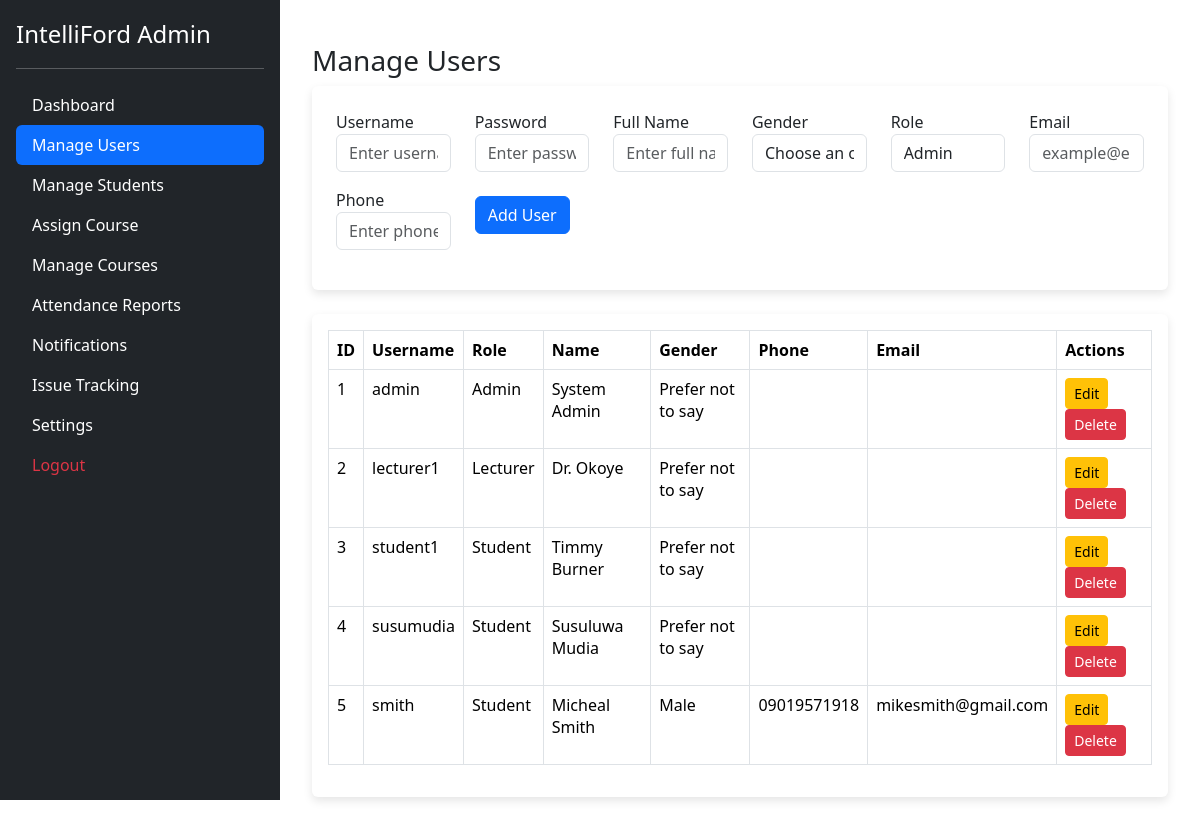
The page /admin/users.php (signed in) on the database its author committed.
### tables this page shows
CREATE TABLE `users` (
  `id` int(11) NOT NULL,
  `username` varchar(50) NOT NULL,
  `password` varchar(255) NOT NULL,
  `role` enum('admin','lecturer','student') NOT NULL,
  `full_name` varchar(100) DEFAULT NULL,
  `email` varchar(100) DEFAULT NULL,
  `created_at` timestamp NOT NULL DEFAULT current_timestamp(),
  `gender` varchar(10) DEFAULT NULL,
  `phone` varchar(20) DEFAULT NULL
);

### admin/users.php (the view, shortened to what this page needs)
<?php
include '../includes/sidebar.php';
$users = $conn->query("SELECT * FROM users");
?>
<!DOCTYPE html>
<html>
<head>
<link href="https://cdn.jsdelivr.net/npm/bootstrap@5.3.3/dist/css/bootstrap.min.css" rel="stylesheet">
</head>
<body>
<div class="container mt-4">
<h3>Manage Users</h3>
<div class="card p-4 mb-4">
<form method="POST">
<div class="row">
<div class="col-md-2">
<label>Username</label>
<input type="text" name="username" class="form-control" placeholder="Enter username" required>
</div>
<div class="col-md-2">
<label>Password</label>
<input type="password" name="password" class="form-control" placeholder="Enter password" required>
</div>
<div class="col-md-2">
<label>Full Name</label>
<input type="text" name="name" class="form-control" placeholder="Enter full name">
</div>
<div class="col-md-2">
<label>Gender</label>
<select name="gender" class="form-control">
<option value="" disabled selected>Choose an option</option>
</select>
</div>
<div class="col-md-2">
<label>Role</label>
<select name="role" class="form-control">
<option value="admin">Admin</option>
</select>
</div>
<div class="col-md-2">
<label>Email</label>
<input type="email" name="email" class="form-control" placeholder="example@email.com">
</div>
<div class="col-md-2 mt-3">
<label>Phone</label>
<input type="text" name="phone" class="form-control" placeholder="Enter phone number">
</div>
<div class="col-md-2 mt-4">
<button class="btn btn-primary" name="add_user">Add User</button>
</div>
</div>
</form>
</div>
<div class="card p-3">
<table class="table table-bordered">
<thead>
<tr>
<th>ID</th>
<th>Username</th>
<th>Role</th>
<th>Name</th>
<th>Gender</th>
<th>Phone</th>
<th>Email</th>
<th>Actions</th>
</tr>
</thead>
<tbody>
<?php while($row = $users->fetch_assoc()){ ?>
<tr>
<td><?= $row['id'] ?></td>
<td><?= $row['username'] ?></td>
<td><?= ucfirst($row['role']) ?></td>
<td><?= $row['full_name'] ?></td>
<td><?= $row['gender'] ?: 'Prefer not to say' ?></td>
<td><?= $row['phone'] ?></td>
<td><?= $row['email'] ?></td>
<td>
<button class="btn btn-warning btn-sm" data-bs-toggle="modal" data-bs-target="#edit<?= $row['id'] ?>">
Edit
</button>
<a href="?delete=<?= $row['id'] ?>"
class="btn btn-danger btn-sm"
onclick="return confirm('Delete this user?')">
Delete
</a>
</td>
</tr>
<?php } ?>
</tbody>
</table>
</div>
</div>
</body>
</html>

### admin/users.php (style rules this page uses)
.card { border:none; box-shadow:0 4px 10px rgba(0,0,0,0.1); }

### rows shown on the page
users: id "1", username "admin", role "Admin", full_name "System Admin", gender "Prefer not to say"
users: id "2", username "lecturer1", role "Lecturer", full_name "Dr. Okoye", gender "Prefer not to say"
users: id "3", username "student1", role "Student", full_name "Timmy Burner", gender "Prefer not to say"
users: id "4", username "susumudia", role "Student", full_name "Susuluwa Mudia", gender "Prefer not to say"
users: id "5", username "smith", role "Student", full_name "Micheal Smith", gender "Male", phone "09019571918", email "mikesmith@gmail.com"
